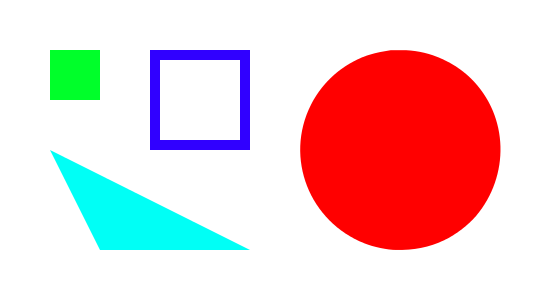
#> input picture Images/Testing_Colors.png, 550 x 300 px, found by its file name
$ jupyter execute Edge-Detection.ipynb
#> lines starting #> are read from the running program, lines starting #| are printed output that depends on the picture; after the words box and inside, x2 and y2 are one past the last pixel; in counts of white or black regions, pixels touching at a corner belong together
## Imports

[cell 1]
# Edge Detection
import skimage.viewer
from scipy.ndimage.filters import convolve

# Image Handling
import matplotlib.image as mli
import matplotlib.pyplot as plt

# Numpy
import numpy as np
import pandas as pd

## Setting Variables

[cell 2]
# Local Path to File
#file = r".\images\KSU-Logo.png"
file = r".\images\Testing_Colors.png"
sig = 2.0
low = 0.09
high = 0.17

## Image Handling

[cell 3]
# Read in file
img = mli.imread(file)
#> img is the input picture: shape (300, 550, 4) float32; mean R, G, B, A 0.197, 0.0615, 0.069, 0.273
# to Gray
img = np.dot(img[...,:3],[0.2989,0.5870,0.1140])
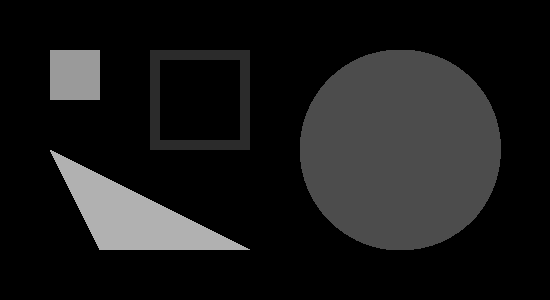
#> img: shape (300, 550) float64; min 0, max 0.697, mean 0.103

# smoothing
# [Todo]

# blur
# [Todo]

## printing gray scale

[cell 4]
plt.imshow(img, cmap=plt.get_cmap('gray'), vmin = 0, vmax = 1)
plt.show()

## Canny Edge Detection Output

[cell 5]
edges = skimage.feature.canny(image=img, sigma=sig, low_threshold=low, high_threshold=high)
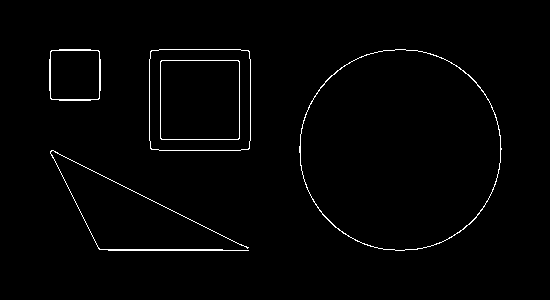
#> edges: shape (300, 550) bool; 1.4% white in thin lines or dots, all inside (x1, y1, x2, y2) = (49, 49, 502, 251)
plt.imshow(edges)
plt.show()
